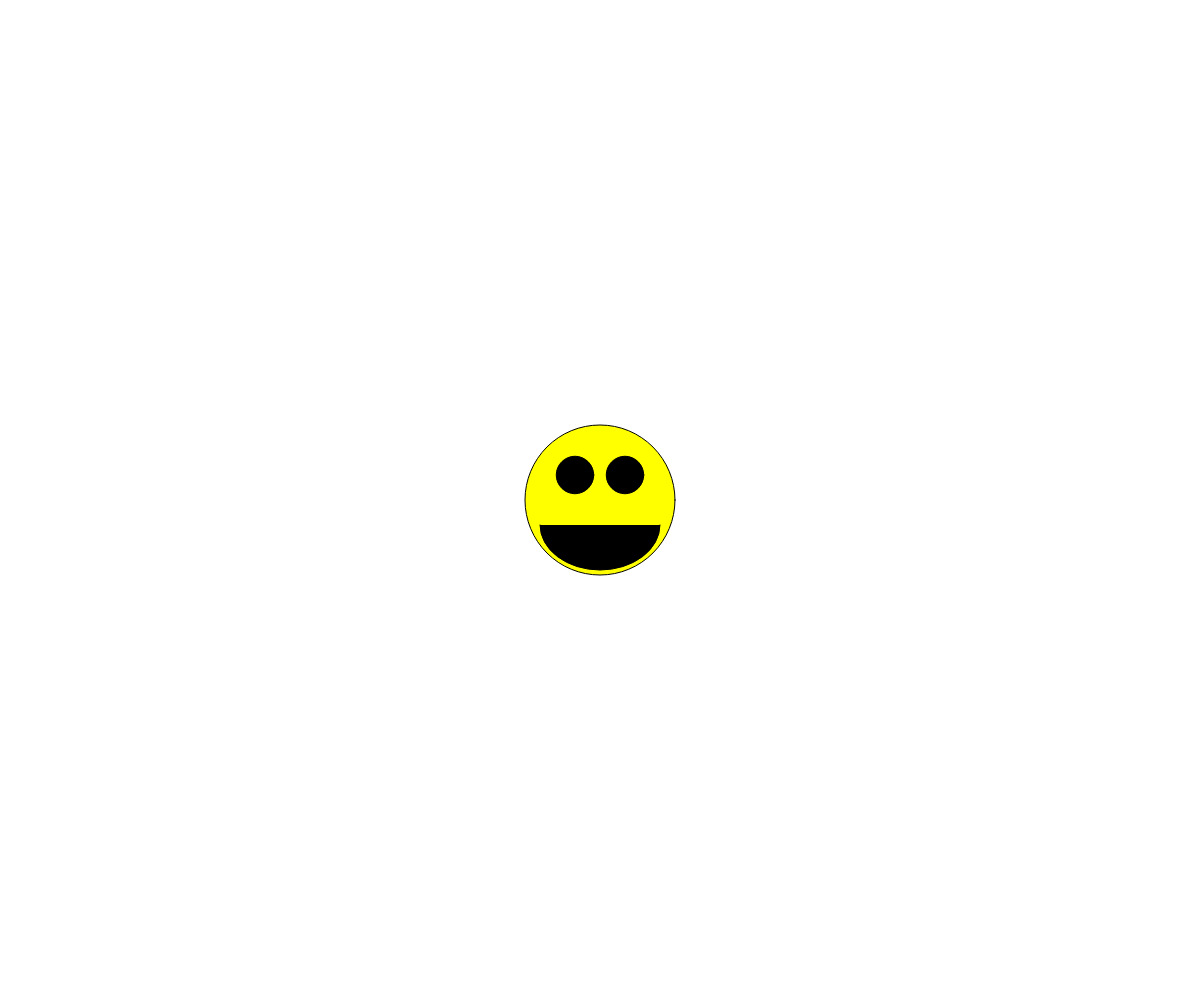
Frame 1 (no input)
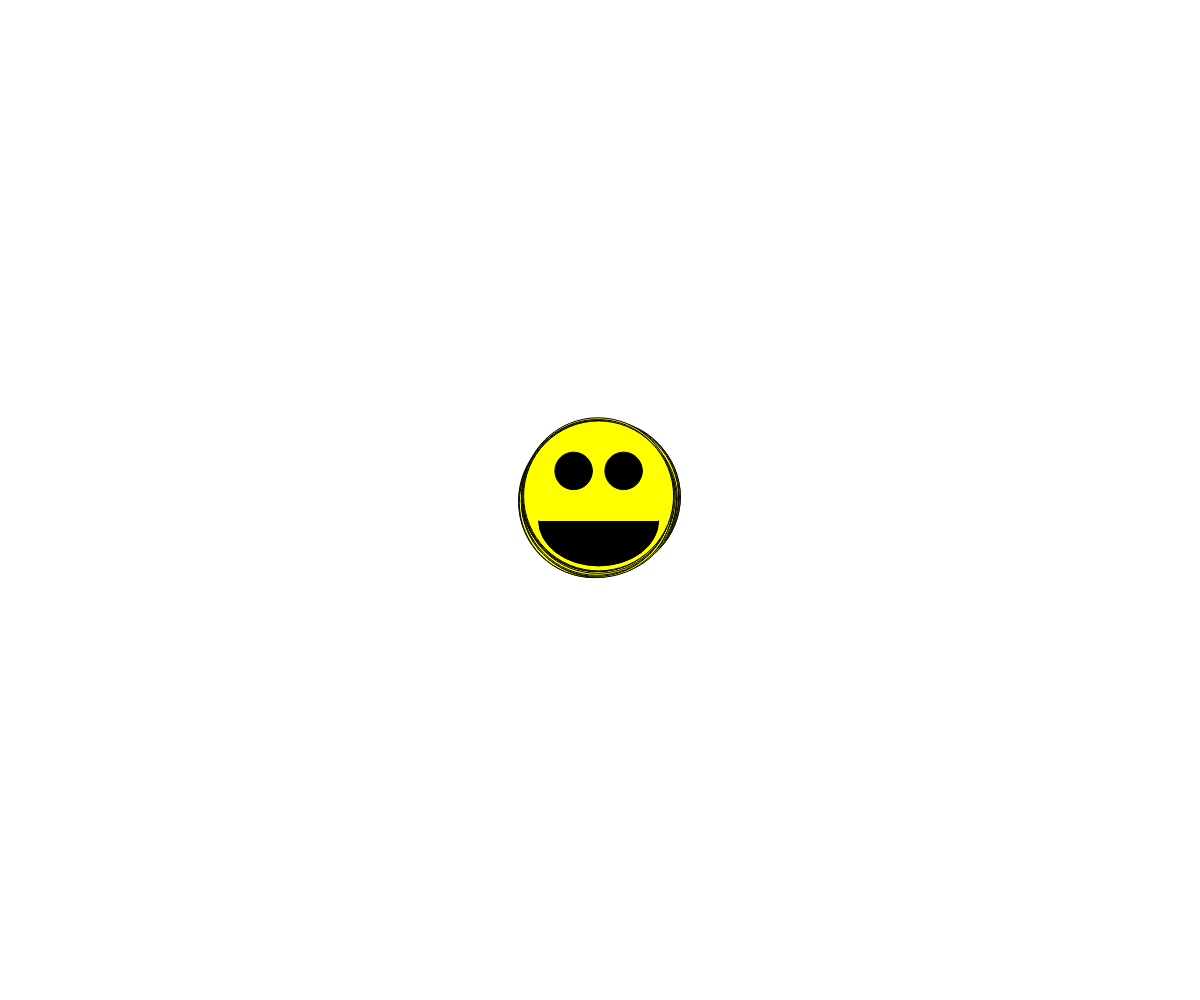
Frame 60 (no input)
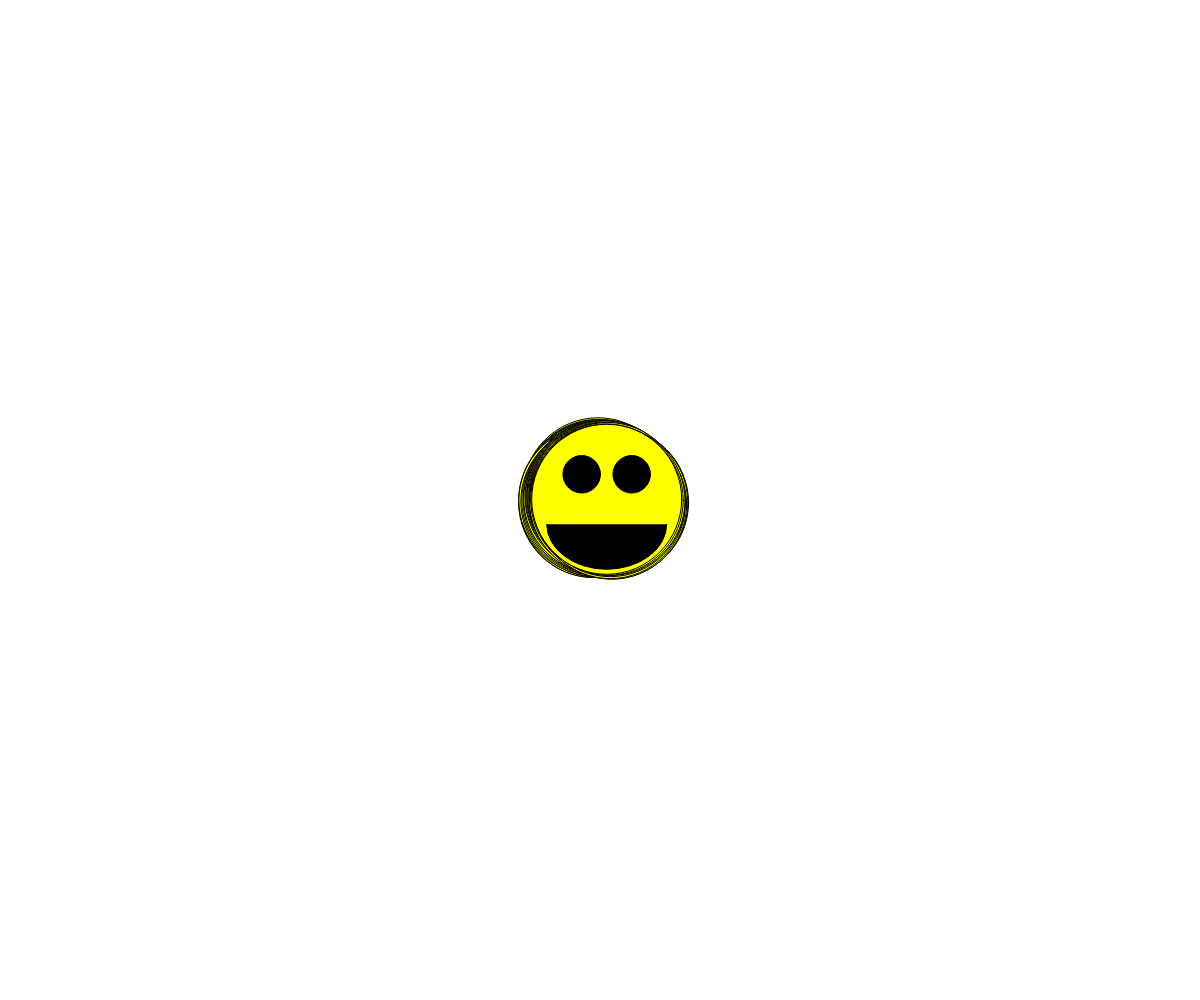
Frame 120 (the mouse pressed at the canvas centre since frame 60)

The p5.js sketch that drew these frames (run headless with seeded random() and noise() and a simulated clock; from frame 60 on, the mouse is pressed at the canvas centre):

// p5.js sketch
// ── sketch.js
// define a smiley variable.
// instantiate the variable as an object
var smiley = {};

// we can then assign qualities to the object
smiley.size = 150;
smiley.eye_mouth_y = -25;
smiley.color = 'yellow';
smiley.mouth_h = 90;
smiley.pos_x = 0;
smiley.pos_y = 0;

function setup() {
    createCanvas( windowWidth, windowHeight );
    background( '0' );

    smiley.pos_x = width/2;
    smiley.pos_y = height/2;
}


function draw() {

    // draw the smiley
    translate( smiley.pos_x, smiley.pos_y );

    fill( smiley.color );
    ellipse( 0, 0, smiley.size );

    fill('black');
    ellipse( smiley.eye_mouth_y, smiley.eye_mouth_y, smiley.size * 0.25 );
    ellipse( -smiley.eye_mouth_y, smiley.eye_mouth_y, smiley.size * 0.25 );

    arc( 0, -smiley.eye_mouth_y, smiley.size * 0.8, smiley.mouth_h, 0, PI );

    // update pos
    smiley.pos_x += random( -2, 2 );
    smiley.pos_y += random( -2, 2 );
}
